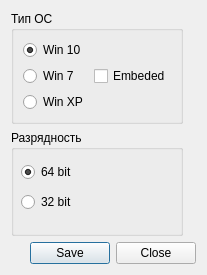
<?xml version="1.0" encoding="UTF-8"?>
<ui version="4.0">
 <class>AddOSTypeDialog</class>
 <widget class="QDialog" name="AddOSTypeDialog">
  <property name="geometry">
   <rect>
    <x>0</x>
    <y>0</y>
    <width>207</width>
    <height>275</height>
   </rect>
  </property>
  <property name="windowTitle">
   <string>Новый тип ОС</string>
  </property>
  <layout class="QGridLayout" name="gridLayout_3">
   <item row="0" column="0">
    <widget class="QGroupBox" name="groupBox">
     <property name="title">
      <string>Тип ОС</string>
     </property>
     <layout class="QGridLayout" name="gridLayout_2">
      <item row="0" column="0">
       <layout class="QGridLayout" name="gridLayout">
        <item row="0" column="0">
         <widget class="QRadioButton" name="radioButtonWin10">
          <property name="text">
           <string>Win 10</string>
          </property>
          <property name="checked">
           <bool>true</bool>
          </property>
         </widget>
        </item>
        <item row="2" column="0">
         <widget class="QRadioButton" name="radioButtonWinXP">
          <property name="text">
           <string>Win XP</string>
          </property>
         </widget>
        </item>
        <item row="1" column="0">
         <widget class="QRadioButton" name="radioButtonWin7">
          <property name="text">
           <string>Win 7</string>
          </property>
         </widget>
        </item>
        <item row="1" column="1">
         <widget class="QCheckBox" name="checkBox">
          <property name="text">
           <string>Embeded</string>
          </property>
         </widget>
        </item>
       </layout>
      </item>
     </layout>
    </widget>
   </item>
   <item row="2" column="0" colspan="2">
    <widget class="QDialogButtonBox" name="buttonBox">
     <property name="standardButtons">
      <set>QDialogButtonBox::Close|QDialogButtonBox::Save</set>
     </property>
    </widget>
   </item>
   <item row="1" column="0">
    <widget class="QGroupBox" name="groupBox_2">
     <property name="title">
      <string>Разрядность</string>
     </property>
     <widget class="QRadioButton" name="radioButton64">
      <property name="geometry">
       <rect>
        <x>10</x>
        <y>30</y>
        <width>102</width>
        <height>24</height>
       </rect>
      </property>
      <property name="text">
       <string>64 bit</string>
      </property>
      <property name="checked">
       <bool>true</bool>
      </property>
     </widget>
     <widget class="QRadioButton" name="radioButton32">
      <property name="geometry">
       <rect>
        <x>10</x>
        <y>60</y>
        <width>102</width>
        <height>24</height>
       </rect>
      </property>
      <property name="text">
       <string>32 bit</string>
      </property>
     </widget>
    </widget>
   </item>
  </layout>
 </widget>
 <resources/>
 <connections/>
</ui>
